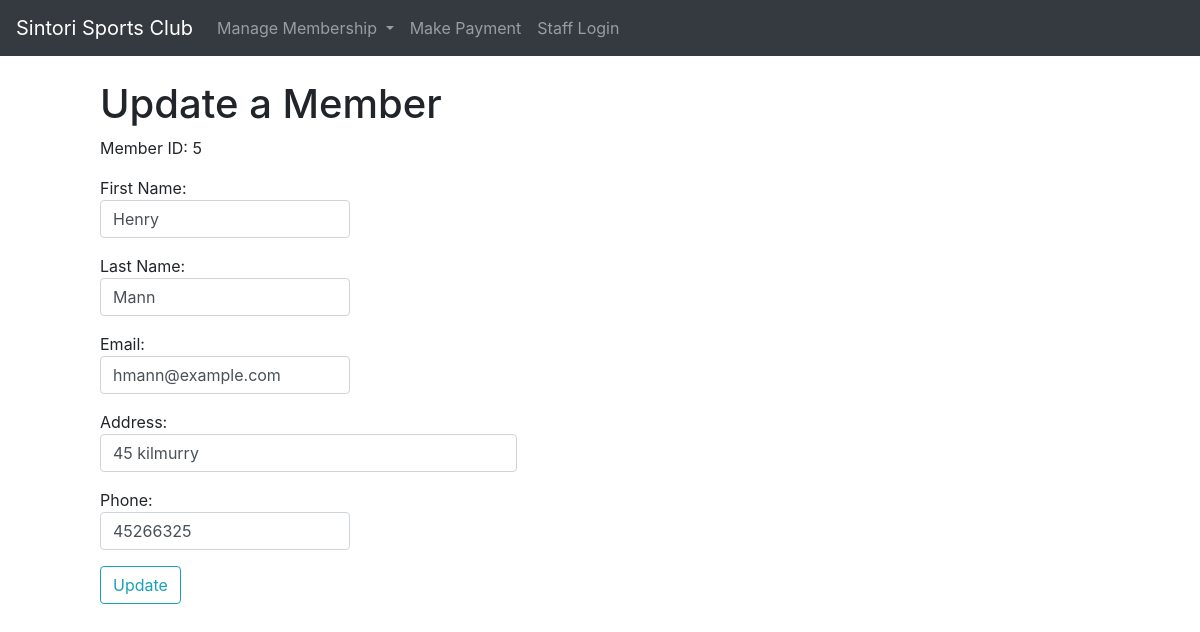
The app's page /member_update.php?id=5 with its own data.
### tables this page shows
CREATE TABLE `member` (
  `memberID` mediumint(8) UNSIGNED NOT NULL,
  `fname` varchar(20) NOT NULL,
  `lname` varchar(20) NOT NULL,
  `phone` varchar(20) DEFAULT NULL,
  `email` varchar(30) DEFAULT NULL,
  `address` varchar(255) DEFAULT NULL,
  `gender` enum('M','F') NOT NULL,
  `DoB` date NOT NULL,
  `membershipID` mediumint(8) UNSIGNED NOT NULL
);

### member_update.php (the view, shortened to what this page needs)
<!doctype html>
<html>
<head>
	<link rel="stylesheet" type="text/css" href="style.css">
</head>
<body>
	<?php include ('nav_staff.inc.php');
	if ( (isset($_GET['id'])) && (is_numeric($_GET['id'])) ) {
		$id = $_GET['id'];
	} elseif ( (isset($_POST['id'])) && (is_numeric($_POST['id'])) ) {
		$id = $_POST['id'];
	} else {
		echo '<p class="error">This page has not been accessed correctly, please go back to the <a href=http://localhost/SintoriSportsWebsite/member_viewall.php>View All Employees page</a> and select employee to update.</p>';
		exit();
	}
	require ('connectDB.php');
	$q = "SELECT memberID, fname, lname, email, address, phone FROM member WHERE memberID=$id";
	$r = @mysqli_query($dbc, $q);
	$row = mysqli_fetch_array($r);
	$memberID = $id;
	$fname = $row['fname'];
	$lname = $row['lname'];
	$email = $row['email'];
	$address = $row['address'];
	$phone = $row['phone'];
	if ($_SERVER['REQUEST_METHOD'] == 'POST') {
		$errors[]="";
		if (empty($_POST['fname'])) {
			$errors[] = "You forgot to enter the first name";
		} else {
			$fname = mysqli_real_escape_string($dbc, htmlspecialchars(trim($_POST['fname'])));
		}
		if (empty($_POST['lname'])) {
			$errors[] = "You forgot to enter the last name";
		} else {
			$lname = mysqli_real_escape_string($dbc, htmlspecialchars(trim($_POST['lname'])));
		}
		if (empty($_POST['email'])) {
			$errors[] = 'You forgot to enter email address.';
		} else {
			$email = mysqli_real_escape_string($dbc, htmlspecialchars(trim($_POST['email'])));
		}
		if (empty($_POST['address'])){
			$errors[] = 'You forgot to enter an address.';
		} else {
			$address = mysqli_real_escape_string($dbc, htmlspecialchars(trim($_POST['address'])));
		}
		if (empty($_POST['phone'])) {
			$errors[] = "You forgot to enter a phone number";
		} else {
			$phone = mysqli_real_escape_string($dbc, htmlspecialchars(trim($_POST['phone'])));
		}
		$count=count(array_filter($errors, 'strlen'));
		if ($count==0) {
			$q = "SELECT memberID FROM member WHERE email='$email' AND memberID != '$id'";
			$r = @mysqli_query($dbc, $q);
			if (mysqli_num_rows($r) == 0) {
				$q = "UPDATE member SET fname='$fname', lname='$lname', email='$email', address='$address', phone='$phone' WHERE memberID=$id LIMIT 1";
				$r = @mysqli_query ($dbc, $q);
				if (mysqli_affected_rows($dbc) == 1) {
					echo '<p>The member has been edited.</p>';
				}
				else {
					echo '<p class="error">The member could not be edited due to a system error. We apologize for any inconvenience.</p>';
				}
			}
			else {
				echo '<p class="error">The email address has already been registered.</p>';
			}
		} else {
			foreach($errors as $error){
				echo "<font color=\"red\">ERROR: $error </font><br/>";
			}
		}
	}
	else{
		echo "<h1>Update a Member</h1>";
		echo "<p>Member ID: $memberID</p>";
		echo "<form action='member_update.php' method='post'>
			<p>First Name: <input class='col-3 form-control' type='text' name='fname' value=\"$fname\" /></p>
			<p>Last Name: <input class='col-3 form-control' type='text' name='lname' value=\"$lname\" /></p>
			<p>Email: <input class='col-3 form-control' type='email' name='email' value='$email' /></p>
			<p>Address: <input class='col-5 form-control' type='text' name='address' value='$address' /></p>
			<p>Phone: <input class='col-3 form-control' type='text' name='phone' value='$phone' /></p>
			<input type='hidden' name='id' value='" . $id . "' />
			<p><input class='btn btn-outline-info' type='submit' name='submit' value='Update' /></p>";
	}
?>
</body>
</html>

### style.css (style rules this page uses)
body { padding-top: 80px; padding-left: 100px; padding-right: 100px; background-color: lightblue; }

### records on screen
member: fname "Henry", lname "Mann", email "hmann@example.com", address "45 kilmurry", phone "45266325"

### other values on screen
$memberID "5"
